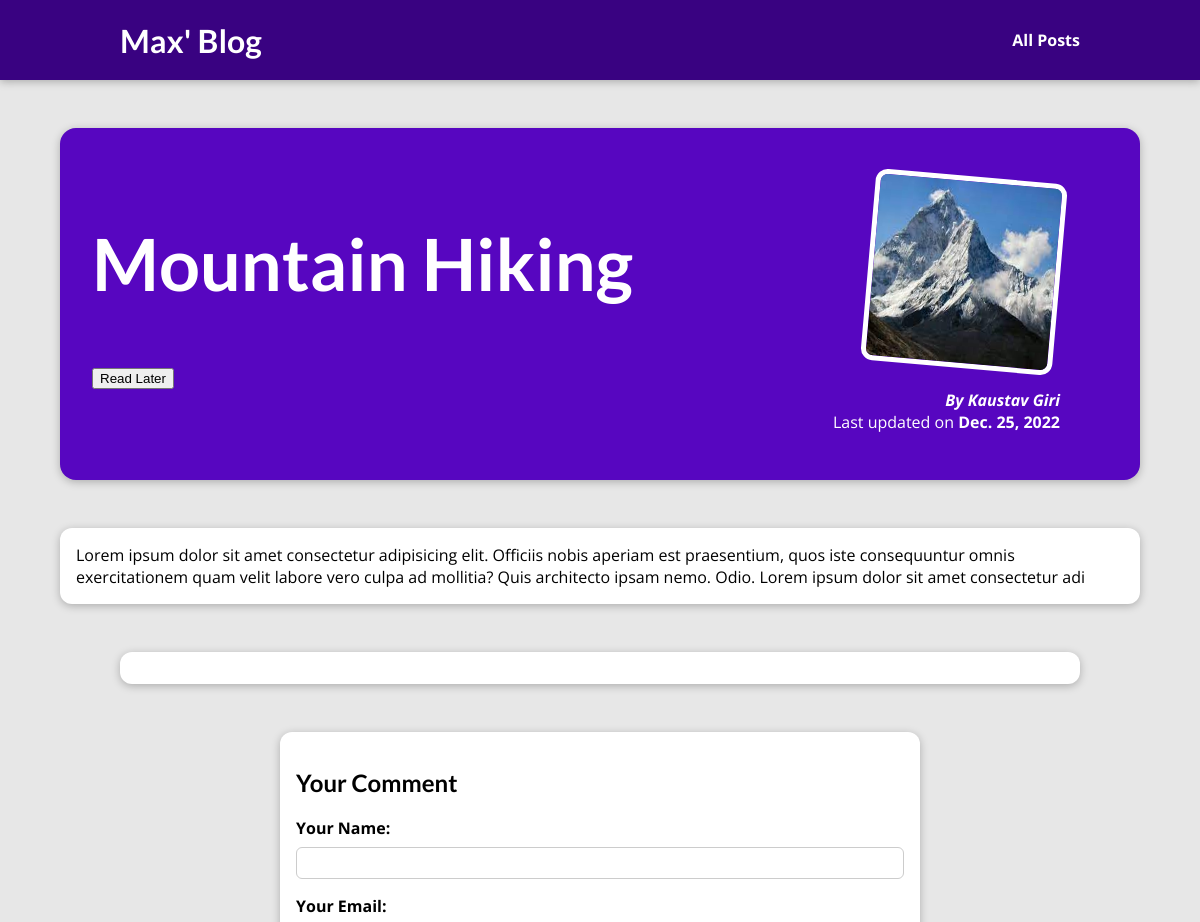
/posts/mountain-hiking (upper part), run on an earlier commit of the app's database.
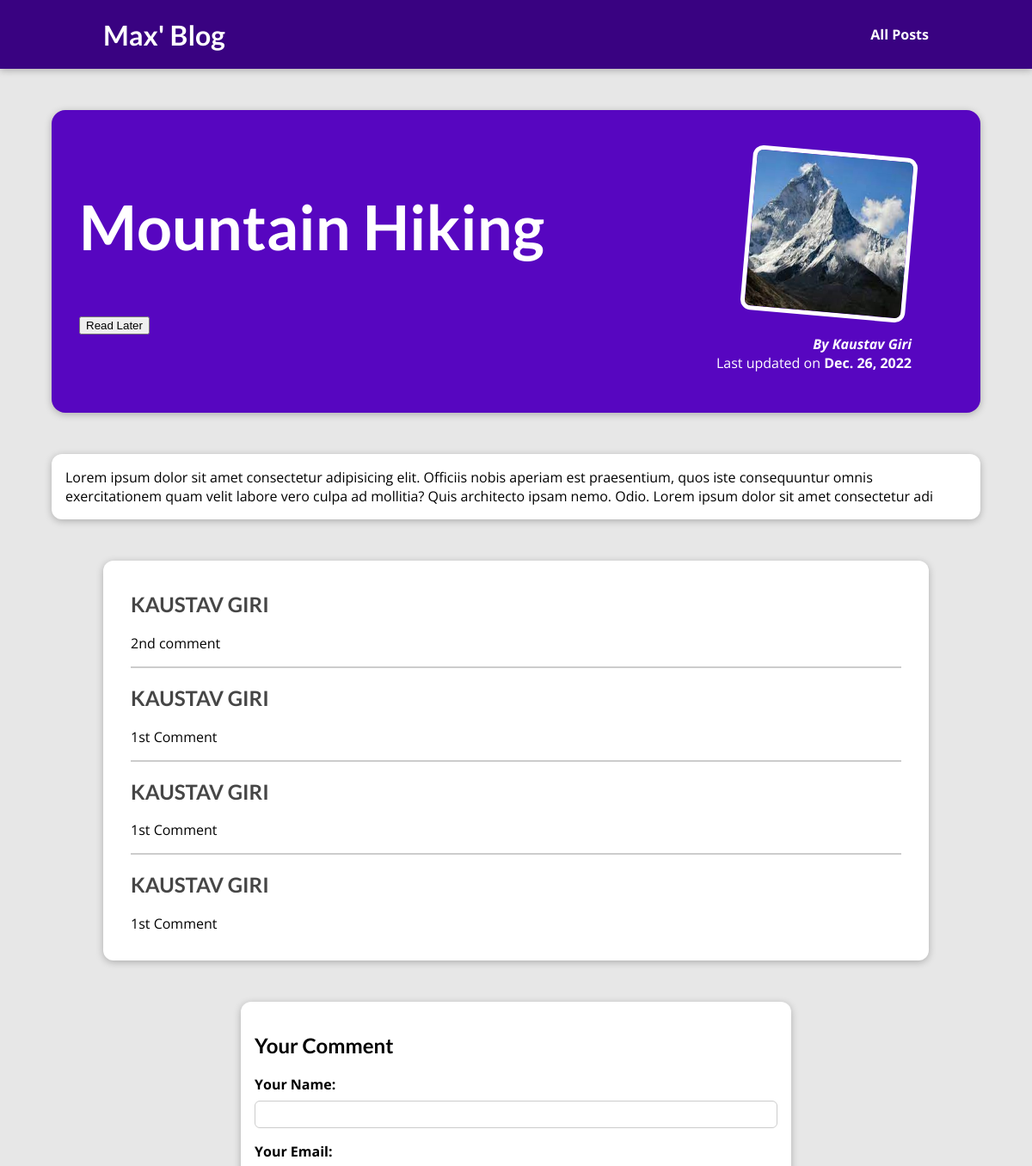
And on a later commit of the database.
### blogSite/models.py (models this page shows)
class Post(models.Model):
    title = models.CharField(max_length=150)
    date = models.DateField(auto_now=True)
    image = models.ImageField(upload_to='posts', null=True)
    excerpt = models.CharField(max_length=200)
    content = models.TextField(max_length=300)
    slug = models.SlugField(unique=True, db_index=True)
    author = models.ForeignKey(
        Author, on_delete=models.SET_NULL,null=True, related_name='posts')
    tags = models.ManyToManyField(Tag)

class Author(models.Model):
    first_name = models.CharField(max_length=100)
    last_name = models.CharField(max_length=100)
    email = models.EmailField(max_length=100)
    def fullName(self):
        return f"{self.first_name} {self.last_name}"
    def __str__(self):
        return f"{self.fullName()}"

class Comment(models.Model):
    name = models.CharField(max_length=100)
    email = models.EmailField()
    comment = models.TextField(max_length=400)
    post = models.ForeignKey(Post,on_delete=models.CASCADE,related_name='comment')

### blogSite/views.py (the view, shortened to what this page needs)
# urls.py: path('posts/<slug:slug>',views.PostDetails,name='Post-Details'),
def PostDetails(req, slug):
    commentForm = CommentForm()
    stored_post = req.session.get('stored_post')
    if req.method == 'GET':
        requiredPost = Post.objects.get(slug=slug)
        saved_for_later = False
        if stored_post:
            if str(requiredPost.id) in stored_post:
                saved_for_later = True
        return render(req, 'blogSite/PostDetail.html', {
            'postData': requiredPost,
            'form': commentForm,
            'comments': requiredPost.comment.all().order_by('-id'),
            'saved_for_later': saved_for_later
        })

### blogSite/form.py
class CommentForm(forms.ModelForm):
    class Meta:
        model = Comment
        exclude = ['post']
        labels = {
            'name': 'Your Name',
            'email':'Your Email',
            'comment':'Your Comment'
        }

### blogSite/templates/blogSite/PostDetail.html (shortened to what this page needs)
{% extends 'Base.html' %}
{% load static %}
{% block css %}
<link rel="stylesheet" href="{% static "blogSite/PostDetail.css" %}" />
{% endblock %}
{% block body %}
<section id="summary">
  <h2>{{postData.title|title}}</h2>
  <div id="read-later">
    <form action="{% url "read-later" %}" method="POST">
      <button>
        {% if saved_for_later %}
          Remove from "Read Later" List
        {% else %}
          Read Later
        {% endif %}
      </button>
    </form>
  </div>
  <article>
    <img src="{{postData.image.url}}" alt="Post Title" />
    <address>By {{postData.author}}</address>
    <div>Last updated on <time>{{postData.date}}</time></div>
  </article>
</section>
<main>
  {{postData.content}}
</main>
<section id="comments">
  <ul>
    {% for comment in comments %}
      <li>
        <h2>{{ comment.name }}</h2>
        <p>{{ comment.comment|linebreaks }}</p>
      </li>
    {% endfor %}
  </ul>
</section>
<section id="comment-form">
  <h2>Your Comment</h2>
  <form action="{% url "Post-Details" postData.slug %}" method="POST">
    {% for form_field in form %}
      <div class="form-control {% if form_field.errors %}invalid{% endif %}">
        {{ form_field.label_tag }}
        {{ form_field }}
      </div>
    {% endfor %}
  </form>
</section>
{% endblock %}

### templates/Base.html (shortened to what this page needs)
{% load static %}
<!DOCTYPE html>
<html lang="en">
  <head>
    <link rel="stylesheet" href="{% static 'index.css'%}" />
    {% block css %}{% endblock %}
  </head>
  <body>
    <header id="main-navigation">
      <h1><a href="{% url 'firstPage' %}">Max' Blog</a></h1>
      <nav>
        <a href="{% url 'All-Posts' %}">All Posts</a>
      </nav>
    </header>
    {% block body %}{% endblock %}
  </body>
</html>

### static/index.css (style rules this page uses)
* { box-sizing: border-box; }
html { font-family: 'Open Sans', 'Lato', sans-serif; }
body { margin: 0; }
h1, h2, h3 { font-family: 'Lato', sans-serif; font-weight: bold; }
#main-navigation { width: 100%; height: 5rem; display: flex; justify-content: space-between; align-items: center; padding: 0 10%; position: absolute; top: 0; left: 0; }
#main-navigation a { text-decoration: none; color: white; font-weight: bold; }

### blogSite/static/blogSite/PostDetail.css (style rules this page uses)
body { background-color: #e7e7e7; }
#main-navigation { background-color: #390281; box-shadow: 0 2px 8px rgba(0, 0, 0, 0.25); }
#summary { margin: 8rem auto 3rem auto; padding: 2rem; width: 90%; max-width: 90rem; border-radius: 16px; background-color: #5706c0; position: relative; box-shadow: 0 2px 8px rgba(0, 0, 0, 0.25); height: 22rem; }
#summary h2 { color: white; font-size: 4.5rem; }
#summary article { position: absolute; top: 2rem; right: 3rem; padding: 1rem 2rem; border-radius: 12px; text-align: right; color: white; }
#summary article img { width: 12rem; height: 12rem; border-radius: 12px; transform: rotateZ(5deg); border: 5px solid white; margin-bottom: 1rem; }
#summary address { font-weight: bold; }
#summary time { font-weight: bold; }
main { width: 90%; max-width: 90rem; margin: 3rem auto; background-color: white; padding: 1rem; border-radius: 12px; box-shadow: 0 2px 8px rgba(0, 0, 0, 0.25); }
#comment-form { margin: 3rem auto; width: 90%; max-width: 40rem; border-radius: 12px; background-color: white; box-shadow: 0 2px 8px rgba(0, 0, 0, 0.25); padding: 1rem; }
.form-control { margin-bottom: 1rem; }
.form-control label { font-weight: bold; margin-bottom: 0.5rem; display: block; }
.form-control input, .form-control textarea { display: block; width: 100%; font: inherit; padding: 0.25rem; border-radius: 6px; border: 1px solid #ccc; }
#comments { margin: 3rem auto; width: 90%; max-width: 60rem; border-radius: 12px; background-color: white; box-shadow: 0 2px 8px rgba(0, 0, 0, 0.25); padding: 1rem 2rem; }
#comments ul { list-style: none; margin: 0; padding: 0; }
#comments li { margin-bottom: 1rem; border-bottom: 2px solid #ccc; }
#comments li:last-of-type { border-bottom: none; }
#comments h2 { color: #464646; }

What changed in the data, as far as the page shows it:
changed Post "Mountain Hiking": date "Dec. 25, 2022" → "Dec. 26, 2022"
added Comment: name "KAUSTAV GIRI", comment "2nd comment"
added Comment: name "KAUSTAV GIRI", comment "1st Comment"
added Comment: name "KAUSTAV GIRI", comment "1st Comment"
added Comment: name "KAUSTAV GIRI", comment "1st Comment"
